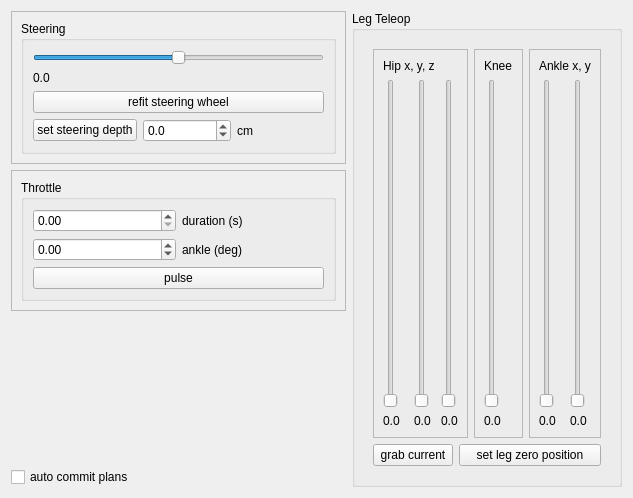
<?xml version="1.0" encoding="UTF-8"?>
<ui version="4.0">
 <class>Form</class>
 <widget class="QWidget" name="Form">
  <property name="geometry">
   <rect>
    <x>0</x>
    <y>0</y>
    <width>633</width>
    <height>498</height>
   </rect>
  </property>
  <property name="windowTitle">
   <string>Driving GUI</string>
  </property>
  <layout class="QGridLayout" name="gridLayout_6">
   <item row="3" column="0">
    <widget class="QCheckBox" name="autoCommitCheckBox">
     <property name="text">
      <string>auto commit plans</string>
     </property>
    </widget>
   </item>
   <item row="0" column="1" rowspan="4">
    <widget class="QGroupBox" name="groupBox_3">
     <property name="title">
      <string>Leg Teleop</string>
     </property>
     <layout class="QVBoxLayout" name="verticalLayout_3">
      <item>
       <widget class="QWidget" name="widget" native="true">
        <layout class="QGridLayout" name="gridLayout_5">
         <item row="0" column="0" colspan="2">
          <widget class="QFrame" name="frame_3">
           <property name="frameShape">
            <enum>QFrame::StyledPanel</enum>
           </property>
           <property name="frameShadow">
            <enum>QFrame::Raised</enum>
           </property>
           <layout class="QGridLayout" name="gridLayout_2">
            <item row="0" column="0" colspan="2">
             <widget class="QLabel" name="label_4">
              <property name="text">
               <string>Hip x, y, z</string>
              </property>
             </widget>
            </item>
            <item row="1" column="0">
             <widget class="QSlider" name="hipXSlider">
              <property name="maximum">
               <number>100</number>
              </property>
              <property name="orientation">
               <enum>Qt::Vertical</enum>
              </property>
             </widget>
            </item>
            <item row="1" column="1">
             <widget class="QSlider" name="hipYSlider">
              <property name="maximum">
               <number>100</number>
              </property>
              <property name="orientation">
               <enum>Qt::Vertical</enum>
              </property>
             </widget>
            </item>
            <item row="1" column="2">
             <widget class="QSlider" name="hipZSlider">
              <property name="maximum">
               <number>100</number>
              </property>
              <property name="orientation">
               <enum>Qt::Vertical</enum>
              </property>
             </widget>
            </item>
            <item row="2" column="0">
             <widget class="QLabel" name="hipXLabel">
              <property name="text">
               <string>0.0</string>
              </property>
             </widget>
            </item>
            <item row="2" column="1">
             <widget class="QLabel" name="hipYLabel">
              <property name="text">
               <string>0.0</string>
              </property>
             </widget>
            </item>
            <item row="2" column="2">
             <widget class="QLabel" name="hipZLabel">
              <property name="text">
               <string>0.0</string>
              </property>
             </widget>
            </item>
           </layout>
          </widget>
         </item>
         <item row="0" column="2">
          <widget class="QFrame" name="frame_4">
           <property name="frameShape">
            <enum>QFrame::StyledPanel</enum>
           </property>
           <property name="frameShadow">
            <enum>QFrame::Raised</enum>
           </property>
           <layout class="QGridLayout" name="gridLayout_3">
            <item row="0" column="0">
             <widget class="QLabel" name="label_5">
              <property name="text">
               <string>Knee</string>
              </property>
             </widget>
            </item>
            <item row="1" column="0">
             <widget class="QSlider" name="kneeSlider">
              <property name="maximum">
               <number>100</number>
              </property>
              <property name="orientation">
               <enum>Qt::Vertical</enum>
              </property>
             </widget>
            </item>
            <item row="2" column="0">
             <widget class="QLabel" name="kneeLabel">
              <property name="text">
               <string>0.0</string>
              </property>
             </widget>
            </item>
           </layout>
          </widget>
         </item>
         <item row="0" column="3">
          <widget class="QFrame" name="frame_5">
           <property name="frameShape">
            <enum>QFrame::StyledPanel</enum>
           </property>
           <property name="frameShadow">
            <enum>QFrame::Raised</enum>
           </property>
           <layout class="QGridLayout" name="gridLayout_4">
            <item row="0" column="0" colspan="2">
             <widget class="QLabel" name="label_6">
              <property name="text">
               <string>Ankle x, y</string>
              </property>
             </widget>
            </item>
            <item row="1" column="0">
             <widget class="QSlider" name="ankleXSlider">
              <property name="maximum">
               <number>100</number>
              </property>
              <property name="orientation">
               <enum>Qt::Vertical</enum>
              </property>
             </widget>
            </item>
            <item row="1" column="1">
             <widget class="QSlider" name="ankleYSlider">
              <property name="maximum">
               <number>100</number>
              </property>
              <property name="orientation">
               <enum>Qt::Vertical</enum>
              </property>
             </widget>
            </item>
            <item row="2" column="0">
             <widget class="QLabel" name="ankleXLabel">
              <property name="text">
               <string>0.0</string>
              </property>
             </widget>
            </item>
            <item row="2" column="1">
             <widget class="QLabel" name="ankleYLabel">
              <property name="text">
               <string>0.0</string>
              </property>
             </widget>
            </item>
           </layout>
          </widget>
         </item>
         <item row="1" column="0">
          <widget class="QPushButton" name="grabCurrentButton">
           <property name="text">
            <string>grab current</string>
           </property>
          </widget>
         </item>
         <item row="1" column="1" colspan="3">
          <widget class="QPushButton" name="setLegZeroButton">
           <property name="text">
            <string>set leg zero position</string>
           </property>
          </widget>
         </item>
        </layout>
       </widget>
      </item>
     </layout>
    </widget>
   </item>
   <item row="1" column="0">
    <widget class="QFrame" name="frame">
     <property name="frameShape">
      <enum>QFrame::StyledPanel</enum>
     </property>
     <property name="frameShadow">
      <enum>QFrame::Raised</enum>
     </property>
     <layout class="QVBoxLayout" name="verticalLayout">
      <item>
       <widget class="QGroupBox" name="groupBox">
        <property name="title">
         <string>Throttle</string>
        </property>
        <layout class="QGridLayout" name="gridLayout">
         <item row="1" column="1">
          <widget class="QLabel" name="label_3">
           <property name="text">
            <string>ankle (deg)</string>
           </property>
          </widget>
         </item>
         <item row="1" column="0">
          <widget class="QDoubleSpinBox" name="throttleAnkleSpin">
           <property name="minimum">
            <double>-180.000000000000000</double>
           </property>
           <property name="maximum">
            <double>180.000000000000000</double>
           </property>
           <property name="singleStep">
            <double>0.050000000000000</double>
           </property>
          </widget>
         </item>
         <item row="0" column="1">
          <widget class="QLabel" name="label_2">
           <property name="text">
            <string>duration (s)</string>
           </property>
          </widget>
         </item>
         <item row="2" column="0" colspan="2">
          <widget class="QPushButton" name="throttlePulseButton">
           <property name="text">
            <string>pulse</string>
           </property>
          </widget>
         </item>
         <item row="0" column="0">
          <widget class="QDoubleSpinBox" name="throttleDurationSpin">
           <property name="maximum">
            <double>50.000000000000000</double>
           </property>
           <property name="singleStep">
            <double>0.100000000000000</double>
           </property>
          </widget>
         </item>
        </layout>
       </widget>
      </item>
     </layout>
    </widget>
   </item>
   <item row="0" column="0">
    <widget class="QFrame" name="frame_2">
     <property name="frameShape">
      <enum>QFrame::StyledPanel</enum>
     </property>
     <property name="frameShadow">
      <enum>QFrame::Raised</enum>
     </property>
     <layout class="QVBoxLayout" name="verticalLayout_4">
      <item>
       <widget class="QGroupBox" name="groupBox_2">
        <property name="title">
         <string>Steering</string>
        </property>
        <layout class="QVBoxLayout" name="verticalLayout_2">
         <item>
          <widget class="QSlider" name="steeringSlider">
           <property name="maximum">
            <number>100</number>
           </property>
           <property name="value">
            <number>50</number>
           </property>
           <property name="orientation">
            <enum>Qt::Horizontal</enum>
           </property>
          </widget>
         </item>
         <item>
          <widget class="QLabel" name="steeringLabel">
           <property name="text">
            <string>0.0</string>
           </property>
          </widget>
         </item>
         <item>
          <widget class="QPushButton" name="refitSteeringWheelButton">
           <property name="text">
            <string>refit steering wheel</string>
           </property>
          </widget>
         </item>
         <item>
          <layout class="QHBoxLayout" name="horizontalLayout_2">
           <item>
            <widget class="QPushButton" name="setSteeringDepthButton">
             <property name="text">
              <string>set steering depth</string>
             </property>
            </widget>
           </item>
           <item>
            <widget class="QDoubleSpinBox" name="steeringDepthSpin">
             <property name="decimals">
              <number>1</number>
             </property>
             <property name="minimum">
              <double>-100.000000000000000</double>
             </property>
             <property name="maximum">
              <double>100.000000000000000</double>
             </property>
            </widget>
           </item>
           <item>
            <widget class="QLabel" name="label">
             <property name="text">
              <string>cm</string>
             </property>
            </widget>
           </item>
          </layout>
         </item>
        </layout>
       </widget>
      </item>
     </layout>
    </widget>
   </item>
   <item row="2" column="0">
    <spacer name="verticalSpacer_3">
     <property name="orientation">
      <enum>Qt::Vertical</enum>
     </property>
     <property name="sizeHint" stdset="0">
      <size>
       <width>20</width>
       <height>40</height>
      </size>
     </property>
    </spacer>
   </item>
  </layout>
 </widget>
 <resources/>
 <connections/>
</ui>
